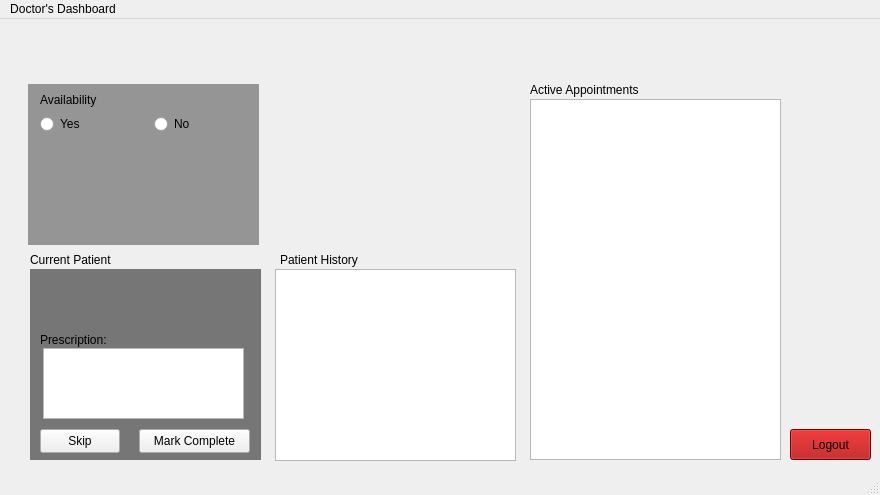
<?xml version="1.0" encoding="UTF-8"?>
<ui version="4.0">
 <class>Dashboard_doctor</class>
 <widget class="QMainWindow" name="Dashboard_doctor">
  <property name="geometry">
   <rect>
    <x>0</x>
    <y>0</y>
    <width>880</width>
    <height>495</height>
   </rect>
  </property>
  <property name="windowTitle">
   <string>MainWindow</string>
  </property>
  <widget class="QWidget" name="centralwidget">
   <widget class="QListWidget" name="apointments">
    <property name="geometry">
     <rect>
      <x>530</x>
      <y>80</y>
      <width>251</width>
      <height>361</height>
     </rect>
    </property>
   </widget>
   <widget class="QLabel" name="label">
    <property name="geometry">
     <rect>
      <x>530</x>
      <y>50</y>
      <width>251</width>
      <height>41</height>
     </rect>
    </property>
    <property name="text">
     <string>Active Appointments</string>
    </property>
   </widget>
   <widget class="QPushButton" name="pushButton">
    <property name="geometry">
     <rect>
      <x>790</x>
      <y>410</y>
      <width>81</width>
      <height>31</height>
     </rect>
    </property>
    <property name="styleSheet">
     <string notr="true">background-color: rgb(170, 0, 0);</string>
    </property>
    <property name="text">
     <string>Logout</string>
    </property>
   </widget>
   <widget class="QLabel" name="Doctor_name">
    <property name="geometry">
     <rect>
      <x>30</x>
      <y>0</y>
      <width>221</width>
      <height>41</height>
     </rect>
    </property>
    <property name="font">
     <font>
      <pointsize>22</pointsize>
     </font>
    </property>
    <property name="text">
     <string>&lt;Doctor Name&gt;</string>
    </property>
   </widget>
   <widget class="QListWidget" name="patient_history">
    <property name="geometry">
     <rect>
      <x>275</x>
      <y>250</y>
      <width>241</width>
      <height>192</height>
     </rect>
    </property>
   </widget>
   <widget class="QLabel" name="label_3">
    <property name="geometry">
     <rect>
      <x>280</x>
      <y>230</y>
      <width>231</width>
      <height>21</height>
     </rect>
    </property>
    <property name="text">
     <string>Patient History</string>
    </property>
   </widget>
   <widget class="QLabel" name="label_4">
    <property name="geometry">
     <rect>
      <x>30</x>
      <y>250</y>
      <width>231</width>
      <height>191</height>
     </rect>
    </property>
    <property name="styleSheet">
     <string notr="true">background-color: rgb(118, 118, 118);</string>
    </property>
    <property name="text">
     <string/>
    </property>
   </widget>
   <widget class="QLabel" name="label_5">
    <property name="geometry">
     <rect>
      <x>30</x>
      <y>230</y>
      <width>231</width>
      <height>21</height>
     </rect>
    </property>
    <property name="text">
     <string>Current Patient</string>
    </property>
   </widget>
   <widget class="QPushButton" name="mark_complete_button">
    <property name="geometry">
     <rect>
      <x>139</x>
      <y>410</y>
      <width>111</width>
      <height>24</height>
     </rect>
    </property>
    <property name="text">
     <string>Mark Complete</string>
    </property>
   </widget>
   <widget class="QPushButton" name="pushButton_3">
    <property name="geometry">
     <rect>
      <x>40</x>
      <y>410</y>
      <width>80</width>
      <height>24</height>
     </rect>
    </property>
    <property name="text">
     <string>Skip</string>
    </property>
   </widget>
   <widget class="QLabel" name="Patient_name">
    <property name="geometry">
     <rect>
      <x>40</x>
      <y>260</y>
      <width>131</width>
      <height>21</height>
     </rect>
    </property>
    <property name="text">
     <string>&lt;Name of patient&gt;</string>
    </property>
   </widget>
   <widget class="QLabel" name="p_id">
    <property name="geometry">
     <rect>
      <x>40</x>
      <y>280</y>
      <width>101</width>
      <height>21</height>
     </rect>
    </property>
    <property name="text">
     <string>&lt;P_id&gt;</string>
    </property>
   </widget>
   <widget class="QLabel" name="label_9">
    <property name="geometry">
     <rect>
      <x>40</x>
      <y>70</y>
      <width>81</width>
      <height>21</height>
     </rect>
    </property>
    <property name="text">
     <string>Availability</string>
    </property>
   </widget>
   <widget class="QLabel" name="label_10">
    <property name="geometry">
     <rect>
      <x>28</x>
      <y>65</y>
      <width>231</width>
      <height>161</height>
     </rect>
    </property>
    <property name="styleSheet">
     <string notr="true">background-color: rgb(79, 79, 79);
background-color: rgb(149, 149, 149);</string>
    </property>
    <property name="text">
     <string/>
    </property>
   </widget>
   <widget class="QWidget" name="layoutWidget">
    <property name="geometry">
     <rect>
      <x>40</x>
      <y>80</y>
      <width>221</width>
      <height>51</height>
     </rect>
    </property>
    <layout class="QHBoxLayout" name="horizontalLayout">
     <item>
      <widget class="QRadioButton" name="radioButton_2">
       <property name="enabled">
        <bool>true</bool>
       </property>
       <property name="text">
        <string>Yes</string>
       </property>
      </widget>
     </item>
     <item>
      <widget class="QRadioButton" name="radioButton">
       <property name="text">
        <string>No</string>
       </property>
      </widget>
     </item>
    </layout>
   </widget>
   <widget class="QLabel" name="doctor_id">
    <property name="geometry">
     <rect>
      <x>30</x>
      <y>40</y>
      <width>191</width>
      <height>20</height>
     </rect>
    </property>
    <property name="text">
     <string>&lt;D_ID&gt;</string>
    </property>
   </widget>
   <widget class="QLabel" name="p_age_label">
    <property name="geometry">
     <rect>
      <x>210</x>
      <y>260</y>
      <width>41</width>
      <height>20</height>
     </rect>
    </property>
    <property name="text">
     <string>&lt;age&gt;</string>
    </property>
   </widget>
   <widget class="QLabel" name="p_gender_label">
    <property name="geometry">
     <rect>
      <x>190</x>
      <y>280</y>
      <width>61</width>
      <height>20</height>
     </rect>
    </property>
    <property name="text">
     <string>&lt;gender&gt;</string>
    </property>
   </widget>
   <widget class="QLabel" name="label_2">
    <property name="geometry">
     <rect>
      <x>40</x>
      <y>310</y>
      <width>71</width>
      <height>21</height>
     </rect>
    </property>
    <property name="text">
     <string>Prescription:</string>
    </property>
   </widget>
   <widget class="QTextEdit" name="prescription_input">
    <property name="geometry">
     <rect>
      <x>43</x>
      <y>329</y>
      <width>201</width>
      <height>71</height>
     </rect>
    </property>
   </widget>
   <zorder>label_10</zorder>
   <zorder>layoutWidget</zorder>
   <zorder>apointments</zorder>
   <zorder>label</zorder>
   <zorder>pushButton</zorder>
   <zorder>Doctor_name</zorder>
   <zorder>patient_history</zorder>
   <zorder>label_3</zorder>
   <zorder>label_4</zorder>
   <zorder>label_5</zorder>
   <zorder>mark_complete_button</zorder>
   <zorder>pushButton_3</zorder>
   <zorder>Patient_name</zorder>
   <zorder>p_id</zorder>
   <zorder>label_9</zorder>
   <zorder>doctor_id</zorder>
   <zorder>p_age_label</zorder>
   <zorder>p_gender_label</zorder>
   <zorder>label_2</zorder>
   <zorder>prescription_input</zorder>
  </widget>
  <widget class="QMenuBar" name="menubar">
   <property name="geometry">
    <rect>
     <x>0</x>
     <y>0</y>
     <width>880</width>
     <height>21</height>
    </rect>
   </property>
   <widget class="QMenu" name="menuDoctor_s_Dashboard">
    <property name="title">
     <string>Doctor's Dashboard</string>
    </property>
    <addaction name="separator"/>
   </widget>
   <addaction name="menuDoctor_s_Dashboard"/>
  </widget>
  <widget class="QStatusBar" name="statusbar"/>
 </widget>
 <resources/>
 <connections/>
</ui>
